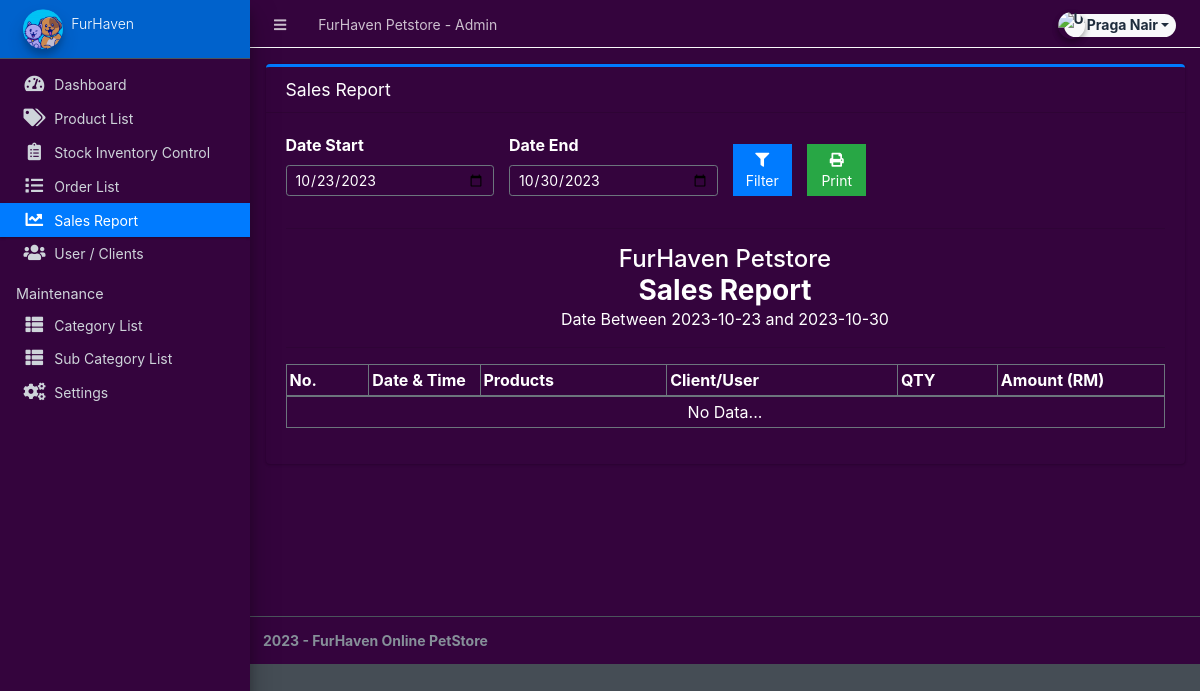
Page /admin/?page=sales (signed in) on the earlier database version.
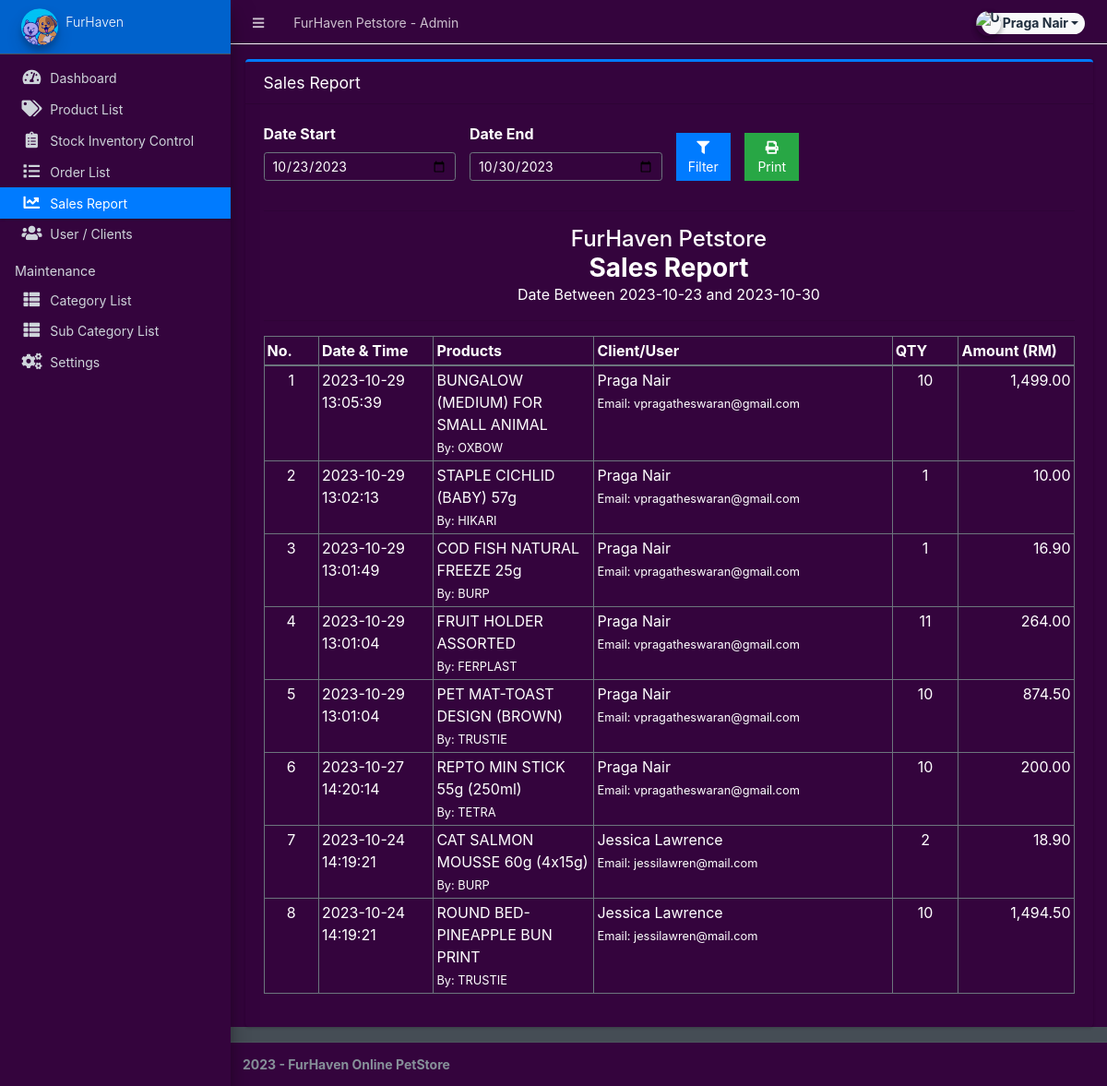
Same page on the later database version.
### tables this page shows
CREATE TABLE `order_list` (
  `id` int(30) NOT NULL,
  `order_id` int(30) NOT NULL,
  `product_id` int(30) NOT NULL,
  `quantity` int(30) NOT NULL,
  `price` double NOT NULL,
  `total` double NOT NULL
);

CREATE TABLE `sales` (
  `id` int(30) NOT NULL,
  `order_id` int(30) NOT NULL,
  `total_amount` double NOT NULL,
  `date_created` datetime NOT NULL DEFAULT current_timestamp()
);

CREATE TABLE `products` (
  `id` int(30) NOT NULL,
  `category_id` int(30) NOT NULL,
  `sub_category_id` int(30) NOT NULL,
  `title` varchar(250) NOT NULL,
  `brand` text NOT NULL,
  `description` text NOT NULL,
  `status` tinyint(1) NOT NULL DEFAULT 1,
  `date_created` datetime NOT NULL DEFAULT current_timestamp()
);

CREATE TABLE `clients` (
  `id` int(30) NOT NULL,
  `firstname` varchar(250) NOT NULL,
  `lastname` varchar(250) NOT NULL,
  `gender` varchar(20) NOT NULL,
  `contact` varchar(15) NOT NULL,
  `email` varchar(250) NOT NULL,
  `password` text NOT NULL,
  `default_delivery_address` text NOT NULL,
  `date_created` datetime NOT NULL DEFAULT current_timestamp()
);

### classes/DBConnection.php (called while the page is built, shortened)
<?php
class DBConnection{
    private $host = DB_SERVER;
    private $username = DB_USERNAME;
    private $password = DB_PASSWORD;
    private $database = DB_NAME;
    public $conn;
    public function __construct(){
        if (!isset($this->conn)) {
            $this->conn = new mysqli($this->host, $this->username, $this->password, $this->database);
        }
    }
}
?>

### admin/sales/index.php (the view, shortened to what this page needs)
<?php
$date_start = isset($_GET['date_start']) ? $_GET['date_start'] :  date("Y-m-d",strtotime(date("Y-m-d")." -7 days")) ;
$date_end = isset($_GET['date_end']) ? $_GET['date_end'] :  date("Y-m-d") ;
?>
<div class="card card-primary card-outline">
    <div class="card-header">
        <h5 class="card-title">Sales Report</h5>
    </div>
    <div class="card-body">
        <form id="filter-form">
            <div class="row align-items-end">
                <div class="form-group col-md-3">
                    <label for="date_start">Date Start</label>
                    <input type="date" class="form-control form-control-sm" name="date_start" value="<?php echo date("Y-m-d",strtotime($date_start)) ?>">
                </div>
                <div class="form-group col-md-3">
                    <label for="date_start">Date End</label>
                    <input type="date" class="form-control form-control-sm" name="date_end" value="<?php echo date("Y-m-d",strtotime($date_end)) ?>">
                </div>
                <div class="form-group col-md-1">
                    <button class="btn btn-flat btn-block btn-primary btn-sm"><i class="fa fa-filter"></i> Filter</button>
                </div>
                <div class="form-group col-md-1">
                    <button class="btn btn-flat btn-block btn-success btn-sm" type="button" id="printBTN"><i class="fa fa-print"></i> Print</button>
                </div>
            </div>
        </form>
        <hr>
        <div id="printable">
            <div>
                <h4 class="text-center m-0"><?php echo $_settings->info('name') ?></h4>
                <h3 class="text-center m-0"><b>Sales Report</b></h3>
                <p class="text-center m-0">Date Between <?php echo $date_start ?> and <?php echo $date_end ?></p>
                <hr>
            </div>
            <table class="table table-bordered">
                <colgroup>
                    <col width="5">
                    <col width="10">
                    <col width="10">
                    <col width="10">
                    <col width="10">
                    <col width="10">
                </colgroup>
                <thead>
                    <tr>
                        <th>No. </th>
                        <th>Date & Time</th>
                        <th>Products</th>
                        <th>Client/User</th>
                        <th>QTY</th>
                        <th>Amount (RM) </th>
                    </tr>
                </thead>
                <tbody>
                    <?php
                    $i = 1;
                        $qry = $conn->query("SELECT * FROM `sales` where date(date_created) between '{$date_start}' and '{$date_end}' order by unix_timestamp(date_created) desc ");
                        while($row = $qry->fetch_assoc()):
                            $olist = $conn->query("SELECT ol.*,p.title,p.brand,concat(c.firstname,' ',c.lastname) as name,c.email,o.date_created FROM order_list ol inner join orders o on
                            o.id = ol.order_id inner join `products` p on p.id = ol.product_id inner join clients c on c.id = o.client_id  where ol.order_id = '{$row['order_id']}' ");
                            while($roww = $olist->fetch_assoc()):
                    ?>
                    <tr>
                        <td class="text-center"><?php echo $i++ ?></td>
                        <td><?php echo $row['date_created'] ?></td>
                        <td>
                            <p class="m-0"><?php echo $roww['title'] ?></p>
                            <p class="m-0"><small>By: <?php echo $roww['brand'] ?></small></p>
                        </td>
                        <td>
                            <p class="m-0"><?php echo $roww['name'] ?></p>
                            <p class="m-0"><small>Email: <?php echo $roww['email'] ?></small></p>
                        </td>
                        <td class="text-center"><?php echo $roww['quantity'] ?></td>
                        <td class="text-right"><?php echo number_format($roww['quantity'] * $roww['price'],2) ?></td>
                    </tr>
                    <?php endwhile; ?>
                    <?php endwhile; ?>
                    <?php if($qry->num_rows <= 0): ?>
                    <tr>
                        <td class="text-center" colspan="6">No Data...</td>
                    </tr>
                    <?php endif; ?>
                </tbody>
            </table>
        </div>
    </div>
</div>

Differences in the rows shown:
added sales: date_created "2023-10-29 13:05:39"
added order_list: product.title "BUNGALOW (MEDIUM) FOR SMALL ANIMAL", product.brand "OXBOW", name "Praga Nair", clients.email "vpragatheswaran@gmail.com", quantity "10", $roww['quantity'] * $roww['price'] "1,499.00"
added sales: date_created "2023-10-29 13:02:13"
added order_list: product.title "STAPLE CICHLID (BABY) 57g", product.brand "HIKARI", name "Praga Nair", clients.email "vpragatheswaran@gmail.com", quantity "1", $roww['quantity'] * $roww['price'] "10.00"
added sales: date_created "2023-10-29 13:01:49"
added order_list: product.title "COD FISH NATURAL FREEZE 25g", product.brand "BURP", name "Praga Nair", clients.email "vpragatheswaran@gmail.com", quantity "1", $roww['quantity'] * $roww['price'] "16.90"
added sales: date_created "2023-10-29 13:01:04"
added order_list: product.title "FRUIT HOLDER ASSORTED", product.brand "FERPLAST", name "Praga Nair", clients.email "vpragatheswaran@gmail.com", quantity "11", $roww['quantity'] * $roww['price'] "264.00"
added order_list: product.title "PET MAT-TOAST DESIGN (BROWN)", product.brand "TRUSTIE", name "Praga Nair", clients.email "vpragatheswaran@gmail.com", quantity "10", $roww['quantity'] * $roww['price'] "874.50"
added sales: date_created "2023-10-27 14:20:14"
added order_list: product.title "REPTO MIN STICK 55g (250ml)", product.brand "TETRA", name "Praga Nair", clients.email "vpragatheswaran@gmail.com", quantity "10", $roww['quantity'] * $roww['price'] "200.00"
added sales: date_created "2023-10-24 14:19:21"
added order_list: product.title "CAT SALMON MOUSSE 60g (4x15g)", product.brand "BURP", name "Jessica Lawrence", clients.email "jessilawren@mail.com", quantity "2", $roww['quantity'] * $roww['price'] "18.90"
added order_list: product.title "ROUND BED-PINEAPPLE BUN PRINT", product.brand "TRUSTIE", name "Jessica Lawrence", clients.email "jessilawren@mail.com", quantity "10", $roww['quantity'] * $roww['price'] "1,494.50"
Other differences:
text no longer shown: "No Data..."
